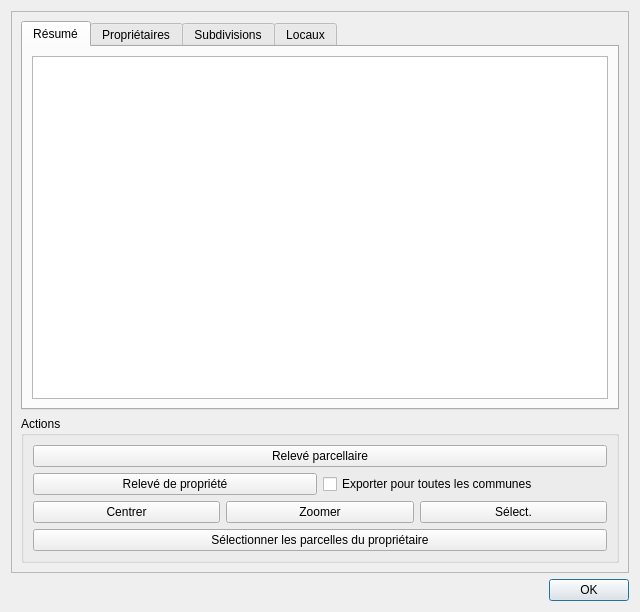
<?xml version="1.0" encoding="UTF-8"?>
<ui version="4.0">
 <class>cadastre_parcelle_form</class>
 <widget class="QDialog" name="cadastre_parcelle_form">
  <property name="geometry">
   <rect>
    <x>0</x>
    <y>0</y>
    <width>640</width>
    <height>612</height>
   </rect>
  </property>
  <property name="windowTitle">
   <string>Cadastre - Informations Parcelle</string>
  </property>
  <layout class="QVBoxLayout" name="verticalLayout">
   <item>
    <widget class="QScrollArea" name="scrollArea">
     <property name="widgetResizable">
      <bool>true</bool>
     </property>
     <widget class="QWidget" name="scrollAreaWidgetContents">
      <property name="geometry">
       <rect>
        <x>0</x>
        <y>0</y>
        <width>620</width>
        <height>561</height>
       </rect>
      </property>
      <layout class="QVBoxLayout" name="verticalLayout_2">
       <item>
        <widget class="QTabWidget" name="tabWidget">
         <property name="currentIndex">
          <number>0</number>
         </property>
         <widget class="QWidget" name="tab_4">
          <attribute name="title">
           <string>Résumé</string>
          </attribute>
          <layout class="QVBoxLayout" name="verticalLayout_8">
           <item>
            <widget class="QTextEdit" name="parcelleInfo">
             <property name="undoRedoEnabled">
              <bool>false</bool>
             </property>
             <property name="readOnly">
              <bool>true</bool>
             </property>
            </widget>
           </item>
          </layout>
         </widget>
         <widget class="QWidget" name="tab">
          <attribute name="title">
           <string>Propriétaires</string>
          </attribute>
          <layout class="QVBoxLayout" name="verticalLayout_6">
           <item>
            <widget class="QTextEdit" name="proprietairesInfo">
             <property name="undoRedoEnabled">
              <bool>false</bool>
             </property>
             <property name="lineWrapMode">
              <enum>QTextEdit::NoWrap</enum>
             </property>
             <property name="readOnly">
              <bool>true</bool>
             </property>
            </widget>
           </item>
          </layout>
         </widget>
         <widget class="QWidget" name="tab_2">
          <attribute name="title">
           <string>Subdivisions</string>
          </attribute>
          <layout class="QVBoxLayout" name="verticalLayout_4">
           <item>
            <widget class="QTextEdit" name="subdivisionsInfo">
             <property name="undoRedoEnabled">
              <bool>false</bool>
             </property>
             <property name="lineWrapMode">
              <enum>QTextEdit::NoWrap</enum>
             </property>
             <property name="readOnly">
              <bool>true</bool>
             </property>
            </widget>
           </item>
          </layout>
         </widget>
         <widget class="QWidget" name="tab_3">
          <attribute name="title">
           <string>Locaux</string>
          </attribute>
          <layout class="QVBoxLayout" name="verticalLayout_7">
           <item>
            <widget class="QTextEdit" name="locauxInfo">
             <property name="undoRedoEnabled">
              <bool>false</bool>
             </property>
             <property name="lineWrapMode">
              <enum>QTextEdit::NoWrap</enum>
             </property>
             <property name="readOnly">
              <bool>true</bool>
             </property>
            </widget>
           </item>
          </layout>
         </widget>
        </widget>
       </item>
       <item>
        <widget class="QGroupBox" name="groupBox_3">
         <property name="title">
          <string>Actions</string>
         </property>
         <layout class="QVBoxLayout" name="verticalLayout_5">
          <item>
           <layout class="QHBoxLayout" name="horizontalLayout">
            <item>
             <widget class="QPushButton" name="btExportParcelle">
              <property name="text">
               <string>Relevé parcellaire</string>
              </property>
              <property name="icon">
               <iconset resource="resource.qrc">
                <normaloff>:/plugins/cadastre/icons/releve.png</normaloff>:/plugins/cadastre/icons/releve.png</iconset>
              </property>
             </widget>
            </item>
           </layout>
          </item>
          <item>
           <layout class="QHBoxLayout" name="horizontalLayout_4">
            <item>
             <widget class="QPushButton" name="btExportProprietaire">
              <property name="text">
               <string>Relevé de propriété</string>
              </property>
              <property name="icon">
               <iconset resource="resource.qrc">
                <normaloff>:/plugins/cadastre/icons/releve.png</normaloff>:/plugins/cadastre/icons/releve.png</iconset>
              </property>
             </widget>
            </item>
            <item>
             <widget class="QCheckBox" name="cbExportAllCities">
              <property name="text">
               <string>Exporter pour toutes les communes</string>
              </property>
             </widget>
            </item>
           </layout>
          </item>
          <item>
           <layout class="QHBoxLayout" name="horizontalLayout_2">
            <item>
             <widget class="QPushButton" name="btCentrer">
              <property name="text">
               <string>Centrer</string>
              </property>
              <property name="icon">
               <iconset resource="resource.qrc">
                <normaloff>:/plugins/cadastre/icons/centrer.png</normaloff>:/plugins/cadastre/icons/centrer.png</iconset>
              </property>
             </widget>
            </item>
            <item>
             <widget class="QPushButton" name="btZoomer">
              <property name="text">
               <string>Zoomer</string>
              </property>
              <property name="icon">
               <iconset resource="resource.qrc">
                <normaloff>:/plugins/cadastre/icons/zoom.png</normaloff>:/plugins/cadastre/icons/zoom.png</iconset>
              </property>
             </widget>
            </item>
            <item>
             <widget class="QPushButton" name="btSelectionner">
              <property name="text">
               <string>Sélect.</string>
              </property>
              <property name="icon">
               <iconset resource="resource.qrc">
                <normaloff>:/plugins/cadastre/icons/select.png</normaloff>:/plugins/cadastre/icons/select.png</iconset>
              </property>
             </widget>
            </item>
           </layout>
          </item>
          <item>
           <layout class="QHBoxLayout" name="horizontalLayout_3">
            <item>
             <widget class="QPushButton" name="btParcellesProprietaire">
              <property name="text">
               <string>Sélectionner les parcelles du propriétaire</string>
              </property>
              <property name="icon">
               <iconset resource="resource.qrc">
                <normaloff>:/plugins/cadastre/icons/select.png</normaloff>:/plugins/cadastre/icons/select.png</iconset>
              </property>
             </widget>
            </item>
           </layout>
          </item>
         </layout>
        </widget>
       </item>
      </layout>
     </widget>
    </widget>
   </item>
   <item>
    <widget class="QDialogButtonBox" name="buttonBox">
     <property name="standardButtons">
      <set>QDialogButtonBox::Ok</set>
     </property>
    </widget>
   </item>
  </layout>
 </widget>
 <tabstops>
  <tabstop>scrollArea</tabstop>
  <tabstop>btExportParcelle</tabstop>
  <tabstop>btCentrer</tabstop>
  <tabstop>btZoomer</tabstop>
  <tabstop>btSelectionner</tabstop>
  <tabstop>buttonBox</tabstop>
 </tabstops>
 <resources>
  <include location="resource.qrc"/>
 </resources>
 <connections/>
</ui>
